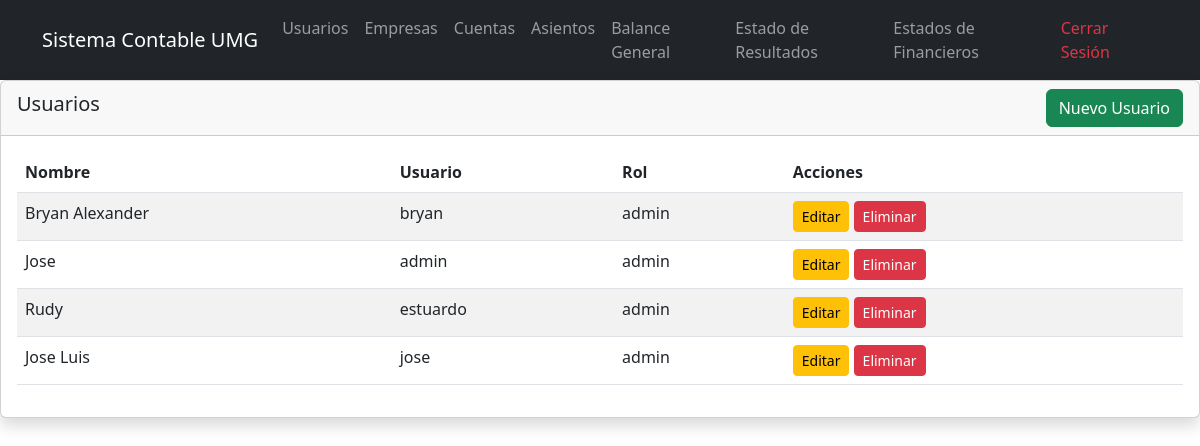
The page /usuarios.php (signed in) on the database its author committed.
### tables this page shows
CREATE TABLE `usuarios` (
  `id_usuario` int(11) NOT NULL,
  `id_empresa` int(11) DEFAULT NULL,
  `nombre` varchar(50) NOT NULL,
  `apellido` varchar(50) NOT NULL,
  `email` varchar(100) NOT NULL,
  `username` varchar(30) NOT NULL,
  `password_hash` varchar(255) NOT NULL,
  `rol` enum('admin','usuario') DEFAULT 'usuario',
  `fecha_registro` timestamp NOT NULL DEFAULT current_timestamp()
);

### usuarios.php (the view, shortened to what this page needs)
<?php
include 'config/database.php';
$stmt = $pdo->query("SELECT * FROM usuarios");
$usuarios = $stmt->fetchAll();
include 'includes/header.php';
?>
<div class="card shadow">
    <div class="card-header d-flex justify-content-between align-items-center">
        <h5>Usuarios</h5>
        <button class="btn btn-success" data-bs-toggle="modal" data-bs-target="#modalUsuario">Nuevo Usuario</button>
    </div>
    <div class="card-body">
        <table class="table table-striped">
            <thead>
                <tr>
                    <th>Nombre</th>
                    <th>Usuario</th>
                    <th>Rol</th>
                    <th>Acciones</th>
                </tr>
            </thead>
            <tbody>
                <?php foreach ($usuarios as $u): ?>
                <tr>
                    <td><?= $u['nombre'] ?></td>
                    <td><?= $u['username'] ?></td>
                    <td><?= $u['rol'] ?></td>
                    <td>
                        <a href="accion_usuario.php?editar=<?= $u['id_usuario'] ?>" class="btn btn-sm btn-warning">Editar</a>
                        <a href="accion_usuario.php?eliminar=<?= $u['id_usuario'] ?>" class="btn btn-sm btn-danger">Eliminar</a>
                    </td>
                </tr>
                <?php endforeach; ?>
            </tbody>
        </table>
    </div>
</div>

### rows shown on the page
usuarios: nombre "Bryan Alexander", username "bryan", rol "admin"
usuarios: nombre "Jose", username "admin", rol "admin"
usuarios: nombre "Rudy", username "estuardo", rol "admin"
usuarios: nombre "Jose Luis", username "jose", rol "admin"
